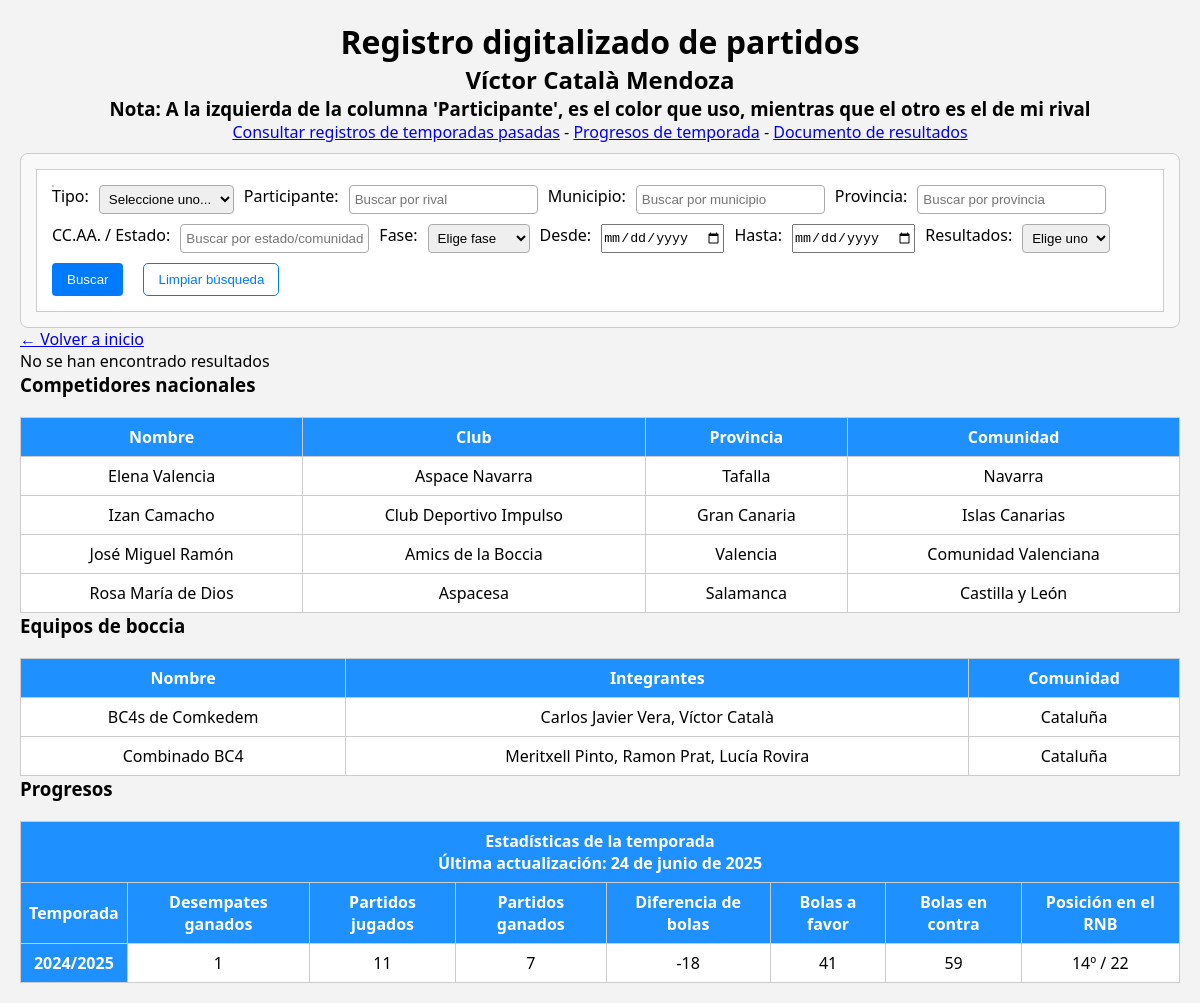
The page /partidos.php on the database its author committed.
### tables this page shows
CREATE TABLE IF NOT EXISTS participantes_nacionales (
    id INT AUTO_INCREMENT PRIMARY KEY,
    nombre VARCHAR(100),
    club VARCHAR(100),
    provincia VARCHAR(100),
    comunidad VARCHAR(100)
);

CREATE TABLE IF NOT EXISTS equipos_boccia (
    id INT AUTO_INCREMENT PRIMARY KEY,
    nombre VARCHAR(255),
    integrantes VARCHAR(100),
    comunidad VARCHAR(100)
);

### partidos.php (the view, shortened to what this page needs)
<?php include 'conexion.php';
include 'funciones.php'; ?>
<!DOCTYPE html>
<html>
<head>
    <link rel="stylesheet" href="css/index.css">
</head>
<body>
    <header>
        <h1>Registro digitalizado de partidos</h1>
        <h2>Víctor Català Mendoza</h2>
        <h3>Nota: A la izquierda de la columna 'Participante', es el color que uso, mientras que el otro es el de mi rival
        </h3>
        <a href="pasado/pasado.php">Consultar registros de temporadas pasadas</a> - <a href="#progresos">Progresos de temporada</a> - <a href="https://docs.google.com/document/d/1CwKa4SaaCesZDvThIQ9_6vSuLaOvqAgOY2TYRmLJsfU/edit?usp=sharing">Documento de resultados</a>
    </header>
    <div id="contenedor-filtros" class="filtros">
        <form method="GET">
            Tipo:
            <select name="tipo">
                <option value="">Seleccione uno...</option>
            </select>
            Participante:
            <input type="text" name="participante" id="participante" placeholder="Buscar por rival" autocomplete="off">
            <div id="sugerencias-participantes" class="sugerencias"></div>
            Municipio:
            <input type="text" name="ubicacion" id="ubicacion" placeholder="Buscar por municipio">
            Provincia:
            <input type="text" name="provincia" id="provincia" placeholder="Buscar por provincia">
            CC.AA. / Estado:
            <input type="text" name="comunidad" id="comunidad" placeholder="Buscar por estado/comunidad autónoma">
            Fase:
            <select name="fase">
                <option value="">Elige fase</option>
            </select>
            Desde:
            <input type="date" name="desde">
            Hasta:
            <input type="date" name="hasta">
            Resultados:
            <select name="resultadoFinal">
                <option value="">Elige uno</option>
            </select>
            <input type="submit" value="Buscar">
            <button type="button" id="limpiar-filtros">Limpiar búsqueda</button>
        </form>
    </div>
    <a href="index.php">&larr; Volver a inicio</a>
    <?php
    $sql = "SELECT * FROM partidos WHERE 1=1";
    $resultado = $conexion->query($sql);
    $sqlCompetidoresNacionales = "SELECT nombre, club, provincia, comunidad FROM participantes_nacionales ORDER BY nombre ASC";
    $resultadoCompetidoresNacionales = $conexion->query($sqlCompetidoresNacionales);
    $sqlEquiposBoccia = "SELECT nombre, integrantes, comunidad FROM equipos_boccia ORDER BY nombre ASC";
    $resultadoEquiposBoccia = $conexion->query($sqlEquiposBoccia);
    if ($resultado->num_rows > 0): ?>
        <table>
            <tr>
                <th>ID</th>
                <th>Tipo</th>
                <th colspan="3">Participante</th>
                <th>Fase</th>
                <th>Fecha</th>
                <th>Municipio</th>
                <th>Provincia</th>
                <th>CC.AA. / Estado</th>
                <th colspan="2">Parcial 1</th>
                <th colspan="2">Parcial 2</th>
                <th colspan="2">Parcial 3</th>
                <th colspan="2">Parcial 4</th>
                <th colspan="2">Desempate</th>
                <th colspan="2">Resultado</th>
                <th>Final</th>
            </tr>
            <?php while ($fila = $resultado->fetch_assoc()): ?>
                <!-- <?php
                $clase = '';
                switch ($fila['miColor']) {
                    case 'Azul':
                        $clase = 'azul';
                        break;
                    case 'Rojo':
                        $clase = 'rojo';
                        break;
                }
                ?> -->
                <tr>
                    <td><?php echo $fila['id'] ?></td>
                    <td><?php echo $fila['tipo'] ?></td>
                    <td><?php echo $fila['participante'] ?></td>
                    <?php
                    $miColor = strtolower($fila['miColor']);
                    ?>
                    <td class="color-<?= $miColor ?>"></td>
                    <?php
                    $colorRival = strtolower($fila['colorRival']);
                    ?>
                    <td class="color-<?= $colorRival ?>"></td>
                    <td><?php echo $fila['fase'] ?></td>
                    <td><?php echo $fila['fecha'] ?></td>
                    <!-- <?php
                    $pais = $fila['pais'];
                    $codigo = obtenerCodigoPais($pais);
                    ?>
                    <td>
                        <img src="https://flagcdn.com/h20/<?= $codigo ?>.png" alt="<?= $pais ?>"
                        style="vertical-align: middle;">
                        <?= $pais ?>
                    </td> -->
                    <?php
                        if ($fila['ubicacion'] == $fila['provincia']) {
                            echo '<td colspan="2">' . $fila['ubicacion'] . '</td>';
                            echo '<td>' . $fila['provincia'] . '</td>';
                        } elseif ($fila['provincia'] == $fila['comunidad']) {
                            echo '<td colspan="2">' . $fila['provincia'] . '</td>';
                            echo '<td>' . $fila['comunidad'] . '</td>';
                        }  else {
                            echo '<td>' . $fila['ubicacion'] . '</td>';
                            echo '<td>' . $fila['provincia'] . '</td>';
                            echo '<td>' . $fila['comunidad'] . '</td>';
                        }
                    ?>
                    <td class="color-rojo"><?php echo $fila['parcial1A'] ?></td>
                    <td class="color-azul"><?php echo $fila['parcial1B'] ?></td>
                    <td class="color-rojo"><?php echo $fila['parcial2A'] ?></td>
                    <td class="color-azul"><?php echo $fila['parcial2B'] ?></td>
                    <td class="color-rojo"><?php echo $fila['parcial3A'] ?></td>
                    <td class="color-azul"><?php echo $fila['parcial3B'] ?></td>
                    <td class="color-rojo"><?php echo $fila['parcial4A'] ?></td>
                    <td class="color-azul"><?php echo $fila['parcial4B'] ?></td>
                    <td class="color-gris"><?php echo $fila['desempateA'] ?></td>
                    <td class="color-gris"><?php echo $fila['desempateB'] ?></td>
                    <td class="color-rojo"><?php echo $fila['resultadoA'] ?></td>
                    <td class="color-azul"><?php echo $fila['resultadoB'] ?></td>
                    <td><?php echo $fila['resultadoFinal'] ?></td>
                </tr>
            <?php endwhile; ?>
        </table>
    <?php else: ?>
        <p>No se han encontrado resultados</p>
    <?php endif; ?>
    <h3>Competidores nacionales</h3>
    <?php if ($resultadoCompetidoresNacionales && $resultadoCompetidoresNacionales->num_rows > 0): ?>
        <table>
            <tr>
                <th>Nombre</th>
                <th>Club</th>
                <th>Provincia</th>
                <th>Comunidad</th>
            </tr>
            <?php while ($competidor = $resultadoCompetidoresNacionales->fetch_assoc()): ?>
                <tr>
                    <td><?php echo $competidor['nombre']; ?></td>
                    <td><?php echo $competidor['club'] ?: 'desconocido'; ?></td>
                    <td><?php echo $competidor['provincia'] ?: 'desconocido'; ?></td>
                    <td><?php echo $competidor['comunidad'] ?: '-'; ?></td>
                </tr>
            <?php endwhile; ?>
        </table>
    <?php else: ?>
        <p>No hay competidores nacionales registrados</p>
    <?php endif; ?>
    <h3>Equipos de boccia</h3>
    <?php if ($resultadoEquiposBoccia && $resultadoEquiposBoccia->num_rows > 0): ?>
        <table>
            <tr>
                <th>Nombre</th>
                <th>Integrantes</th>
                <th>Comunidad</th>
            </tr>
            <?php while ($equipo = $resultadoEquiposBoccia->fetch_assoc()): ?>
                <tr>
                    <td><?php echo $equipo['nombre']; ?></td>
                    <td><?php echo $equipo['integrantes'] ?: '-'; ?></td>
                    <td><?php echo $equipo['comunidad'] ?: '-'; ?></td>
                </tr>
            <?php endwhile; ?>
        </table>
    <?php else: ?>
        <p>No hay equipos de boccia registrados</p>
    <?php endif; ?>
    <h3><a id="progresos"></a>Progresos</h3>
    <table>
        <tr>
            <th colspan="8">Estadísticas de la temporada<br>Última actualización: 24 de junio de 2025</th>
        </tr>
        <tr>
            <th>Temporada</th>
            <th>Desempates ganados</th>
            <th>Partidos jugados</th>
            <th>Partidos ganados</th>
            <th>Diferencia de bolas</th>
            <th>Bolas a favor</th>
            <th>Bolas en contra</th>
            <th>Posición en el RNB</th>
        </tr>
        <tr>
            <th>2024/2025</th>
            <td>1</td>
            <td>11</td>
            <td>7</td>
            <td>-18</td>
            <td>41</td>
            <td>59</td>
            <td>14º / 22</td>
        </tr>
    </table>
</body>
</html>

### css/index.css (style rules this page uses)
* { box-sizing: border-box; padding: 0; margin: 0; }
body { font-family: 'Segoe UI', Tahoma, Geneva, Verdana, sans-serif; background-color: #f3f3f3; margin: 20px; }
header { text-align: center; }
.filtros { border: 1px solid #ccc; padding: 15px; margin-top: 10px; background-color: #f9f9f9; border-radius: 8px; transition: all 0.3s ease; }
form { background: #fff; padding: 15px; border: 1px solid #ccc; display: flex; flex-direction: row; flex-wrap: wrap; gap: 10px; }
.sugerencias { border: 1px solid #ccc; background: white; max-height: 150px; overflow-y: auto; position: absolute; z-index: 1000; }
input[type="text"], select { padding: 5px; border: 1px solid #aaa; border-radius: 4px; }
input[type="submit"] { padding: 6px 15px; background-color: #007BFF; color: white; border: none; border-radius: 4px; cursor: pointer; }
#limpiar-filtros { background-color: #fff; color: #007BFF; border: 1px solid #007BFF; padding: 8px 14px; border-radius: 5px; cursor: pointer; margin-left: 10px; transition: background-color 0.3s ease; }
table { width: 100%; border-collapse: collapse; margin-top: 20px; background: #fff; }
th, td { border: 1px solid #ccc; padding: 8px; text-align: center; }
th { background-color: dodgerblue; color: white; text-align: center; }

### rows shown on the page
participantes_nacionales: nombre "Elena Valencia", club "Aspace Navarra", provincia "Tafalla", comunidad "Navarra"
participantes_nacionales: nombre "Izan Camacho", club "Club Deportivo Impulso", provincia "Gran Canaria", comunidad "Islas Canarias"
participantes_nacionales: nombre "José Miguel Ramón", club "Amics de la Boccia", provincia "Valencia", comunidad "Comunidad Valenciana"
participantes_nacionales: nombre "Rosa María de Dios", club "Aspacesa", provincia "Salamanca", comunidad "Castilla y León"
equipos_boccia: nombre "BC4s de Comkedem", integrantes "Carlos Javier Vera, Víctor Català", comunidad "Cataluña"
equipos_boccia: nombre "Combinado BC4", integrantes "Meritxell Pinto, Ramon Prat, Lucía Rovira", comunidad "Cataluña"
